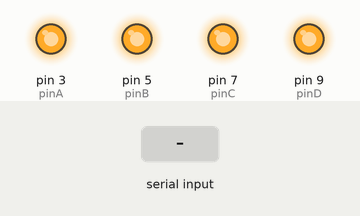
Simulated run of this sketch. Board: Arduino Uno, built with avr-gcc and run on an emulated ATmega328P. On the bench: output pins drawn as LEDs (lit = HIGH). The inputs (shaded band) are chosen by the test bench. What the sketch prints to the serial monitor is not drawn.

Above: at 1.2 s.
1.3 s: byte 30 received over Serial
2.8 s: byte 90 received over Serial
4.3 s: byte 120 received over Serial
Timing chart, 0 to 7.3 s (numbered marks = the images above; inputs shaded):
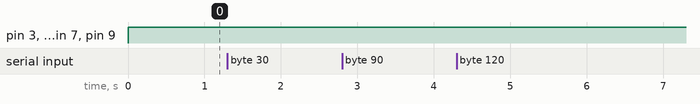

Measured:
- after the input at 1.3 s, every drawn part: stays the same
- after the input at 2.8 s, every drawn part: stays the same
- after the input at 4.3 s, every drawn part: stays the same

The sketch:

HexLEDs.ino
```cpp
const int pinA = 3;
const int pinB = 5;
const int pinC = 7;
const int pinD = 9;


void setup() {
  Serial.begin(9600);
  pinMode(pinA, OUTPUT);
  pinMode(pinB, OUTPUT);
  pinMode(pinC, OUTPUT);
  pinMode(pinD, OUTPUT);
}


void loop(){
  int inputVar = Serial.read();
  digitalWrite(pinA, HIGH);
  digitalWrite(pinB, HIGH);
  digitalWrite(pinC, HIGH);
  digitalWrite(pinD, HIGH);

  if(Serial.available() > 0){
    char MyVar = Serial.read();
    Serial.println(MyVar);
  }
}
```
